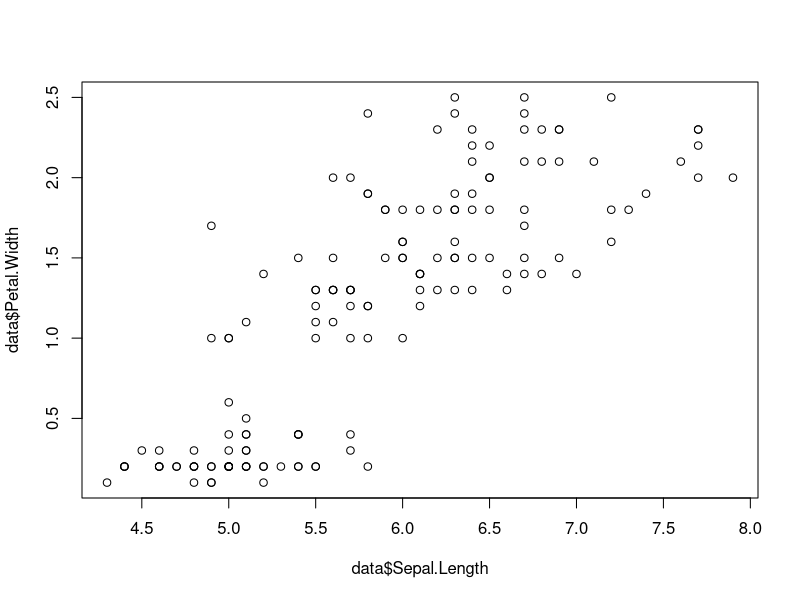
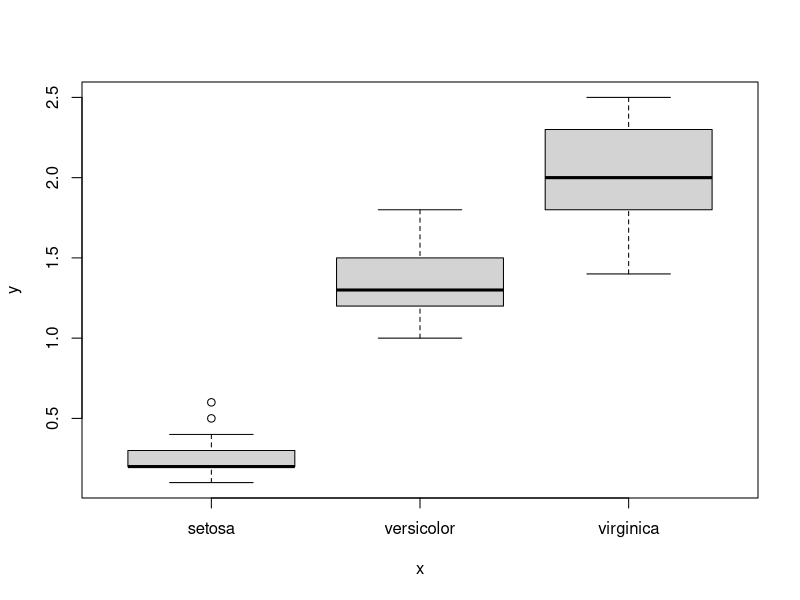

Here is the R script that generated these plots, in order:

# Introduction to R
# Changshu Institute of Technology
# Martin Amodeo
# 2023.2.26

# Activity 4. Objects

# Dataframes ####

data <- iris

# how many observations has the object data?
# how many variables has the object data?
# let´s take a look at the table using the blue triangle in the workspace

data

data$Sepal.Length
data$Sepal.Width

data$log_Sepal.Length <- log(data$Sepal.Length) # log transformation

# and now? how many variable does the object data has?

# now let´s make some plot

plot(data$Sepal.Length,data$Petal.Width)

plot(data$Species,data$Petal.Width)

# REMEMBER TO SAVE YOUR SCRIPT

rm(list=ls()) # what happened?!

# now it´s your turn to write code below...

# first create an object called data as we did before

# then, write 5 lines of code in which you apply functions and operations to the variables
# as we did in activities 1,2,3 and 4
